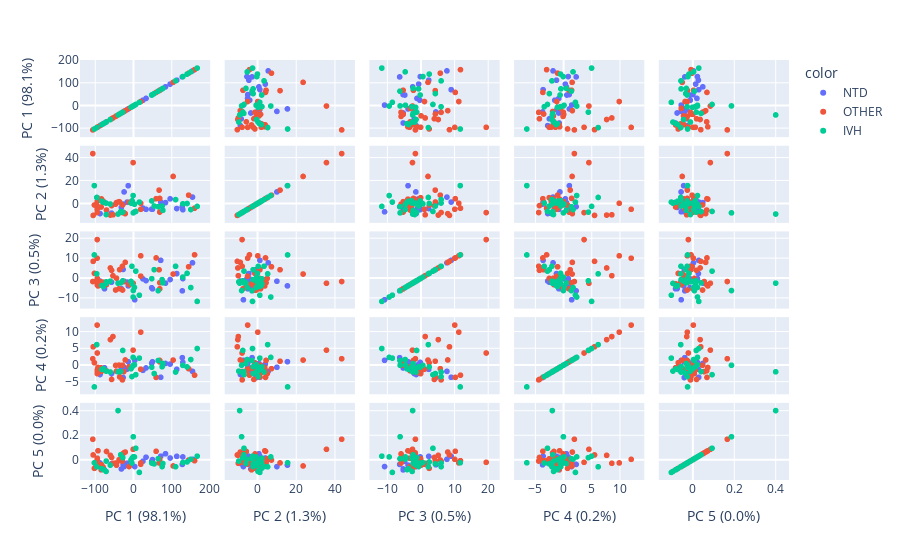

Notebook code for this chart:
### Code cell
pca = PCA()
components = pca.fit_transform(df[features])
labels = {
    str(i): f"PC {i+1} ({var:.1f}%)"
    for i, var in enumerate(pca.explained_variance_ratio_ * 100)
}

fig = px.scatter_matrix(
    components,
    labels=labels,
    dimensions=range(5),
    color=df["Etiology"]
)
fig.update_traces(diagonal_visible=True)
fig.show()
